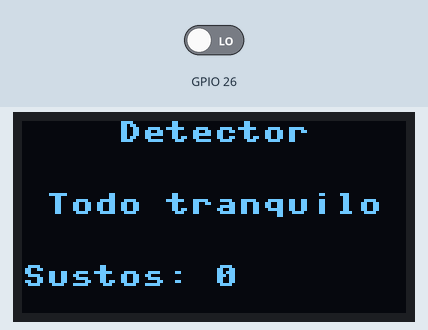
Simulated run of this program. Board: ESP32 board running MicroPython. Shown: 128×64 one-colour display. Wiring (from the project's diagram.json): PIR motion sensor on GPIO 26. Inputs (shaded band) come from the test bench; at power-on: GPIO 26 LOW. Library files of the repository ran but are not shown: ssd1306.py.

Above: at 1.2 s.
1.3 s: GPIO 26 driven HIGH
At 1.48 s:
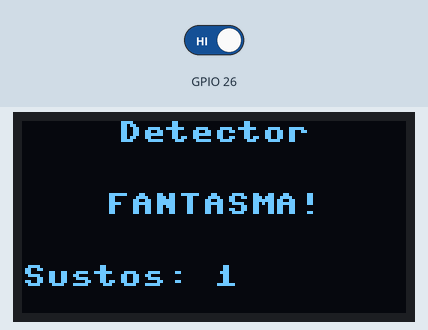
3.3 s: GPIO 26 driven LOW
At 4.1 s:
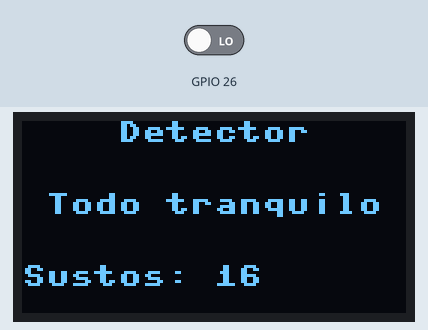
4.9 s: GPIO 26 driven HIGH
At 5.1 s:
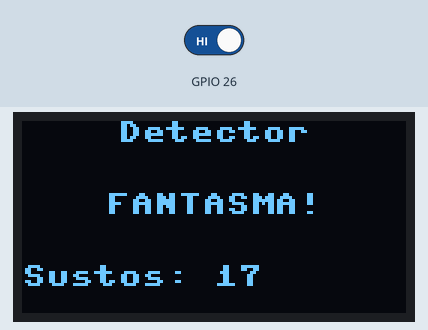

Measured:
- after the input at 1.3 s, the display: changes after 0.13 s (image 1)
- after the input at 3.3 s, the display: changes after 0.12 s (image 2)
- after the input at 4.9 s, the display: changes after 0.15 s (image 3)

The program:

detector_bicho.py
```python
# 🐞 RETO · CAZA EL BICHO
# Este programa tiene UN error escondido. Síntoma: un solo movimiento suma muchísimos sustos.
# No lo compares con detector.py: encuéntralo con el depurador
# (breakpoints, Variables y Watch). Pistas en la guía.
# Sensor 2 · PIR: el detector de fantasmas.
# Señal DIGITAL: el sensor pone su salida en 1 cuando detecta movimiento.
import time
from machine import Pin, I2C
import ssd1306


def preparar_pantalla():
    i2c = I2C(0, scl=Pin(22), sda=Pin(21), freq=400000)
    return ssd1306.SSD1306_I2C(128, 64, i2c)


def preparar_pir():
    return Pin(26, Pin.IN)


def mostrar(display, hay_movimiento, sustos):
    display.fill(0)
    display.text("Detector", 32, 0, 1)
    if hay_movimiento:
        display.text("FANTASMA!", 28, 24, 1)
    else:
        display.text("Todo tranquilo", 8, 24, 1)
    display.text("Sustos: %d" % sustos, 0, 48, 1)
    display.show()


def main():
    display = preparar_pantalla()
    pir = preparar_pir()
    sustos = 0
    antes = 0
    for vuelta in range(600):  # unos 60 segundos
        ahora = pir.value()
        if ahora == 1:
            sustos += 1  # breakpoint aquí
        mostrar(display, ahora == 1, sustos)
        antes = ahora
        time.sleep_ms(100)


if __name__ == "__main__":
    main()
```
